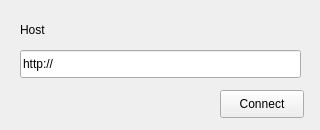
<?xml version="1.0" encoding="UTF-8"?>
<ui version="4.0">
 <class>host_widget</class>
 <widget class="QWidget" name="host_widget">
  <property name="geometry">
   <rect>
    <x>0</x>
    <y>0</y>
    <width>320</width>
    <height>130</height>
   </rect>
  </property>
  <property name="sizePolicy">
   <sizepolicy hsizetype="Fixed" vsizetype="Fixed">
    <horstretch>0</horstretch>
    <verstretch>0</verstretch>
   </sizepolicy>
  </property>
  <property name="minimumSize">
   <size>
    <width>320</width>
    <height>130</height>
   </size>
  </property>
  <property name="maximumSize">
   <size>
    <width>320</width>
    <height>130</height>
   </size>
  </property>
  <property name="windowTitle">
   <string>Nuki</string>
  </property>
  <widget class="QLineEdit" name="host_input">
   <property name="geometry">
    <rect>
     <x>20</x>
     <y>50</y>
     <width>281</width>
     <height>28</height>
    </rect>
   </property>
   <property name="text">
    <string>http://</string>
   </property>
   <property name="placeholderText">
    <string>Kitsu server address</string>
   </property>
  </widget>
  <widget class="QLabel" name="host_label">
   <property name="geometry">
    <rect>
     <x>20</x>
     <y>20</y>
     <width>63</width>
     <height>20</height>
    </rect>
   </property>
   <property name="text">
    <string>Host</string>
   </property>
   <property name="alignment">
    <set>Qt::AlignLeading|Qt::AlignLeft|Qt::AlignVCenter</set>
   </property>
  </widget>
  <widget class="QPushButton" name="connect_btn">
   <property name="geometry">
    <rect>
     <x>220</x>
     <y>90</y>
     <width>84</width>
     <height>28</height>
    </rect>
   </property>
   <property name="text">
    <string>Connect</string>
   </property>
  </widget>
  <widget class="QLabel" name="error_msg">
   <property name="enabled">
    <bool>true</bool>
   </property>
   <property name="geometry">
    <rect>
     <x>130</x>
     <y>30</y>
     <width>171</width>
     <height>20</height>
    </rect>
   </property>
   <property name="autoFillBackground">
    <bool>false</bool>
   </property>
   <property name="text">
    <string>&lt;html&gt;&lt;head/&gt;&lt;body&gt;&lt;p&gt;&lt;br/&gt;&lt;/p&gt;&lt;/body&gt;&lt;/html&gt;</string>
   </property>
   <property name="alignment">
    <set>Qt::AlignRight|Qt::AlignTrailing|Qt::AlignVCenter</set>
   </property>
  </widget>
 </widget>
 <resources/>
 <connections/>
</ui>
